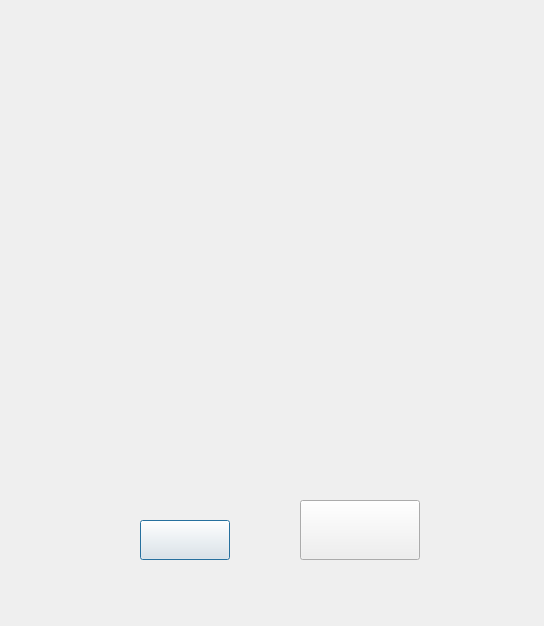
<?xml version="1.0" encoding="UTF-8"?>
<ui version="4.0">
 <class>Result1_3Dialog</class>
 <widget class="QDialog" name="Result1_3Dialog">
  <property name="geometry">
   <rect>
    <x>0</x>
    <y>0</y>
    <width>544</width>
    <height>626</height>
   </rect>
  </property>
  <property name="windowTitle">
   <string>胜利</string>
  </property>
  <property name="styleSheet">
   <string notr="true">border-image: url(:/images/l_1_3.png);</string>
  </property>
  <widget class="QPushButton" name="nextLevelBtn">
   <property name="geometry">
    <rect>
     <x>140</x>
     <y>520</y>
     <width>90</width>
     <height>40</height>
    </rect>
   </property>
   <property name="minimumSize">
    <size>
     <width>90</width>
     <height>40</height>
    </size>
   </property>
   <property name="styleSheet">
    <string notr="true">border-image: url(:/images/next_cart_button.png);</string>
   </property>
   <property name="text">
    <string/>
   </property>
  </widget>
  <widget class="QPushButton" name="backToMenuBtn">
   <property name="geometry">
    <rect>
     <x>300</x>
     <y>500</y>
     <width>120</width>
     <height>60</height>
    </rect>
   </property>
   <property name="minimumSize">
    <size>
     <width>120</width>
     <height>60</height>
    </size>
   </property>
   <property name="styleSheet">
    <string notr="true">border-image: url(:/images/main_window.png);</string>
   </property>
   <property name="text">
    <string/>
   </property>
  </widget>
 </widget>
 <resources/>
 <connections/>
</ui>
